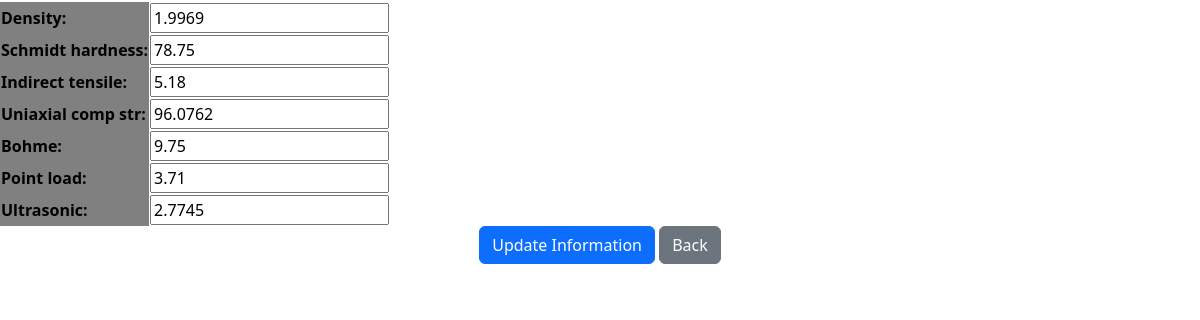
The app's page /stones/update-mechanical/3/ with its own data.
### atik/models.py (models this page shows, shortened)
class MechanicalProperties(models.Model):
    stone = models.OneToOneField(NaturalStones, on_delete=models.CASCADE)
    density = models.FloatField(blank=True, null=True)
    schmidt_hardness = models.FloatField(blank=True, null=True)
    indirect_tensile = models.FloatField(blank=True, null=True)
    uniaxial_comp_str = models.FloatField(blank=True, null=True)
    bohme = models.FloatField(blank=True, null=True)
    point_load = models.FloatField(blank=True, null=True)
    ultrasonic = models.FloatField(blank=True, null=True)

### atik/views.py (the view, shortened to what this page needs)
class UpdateMechanicalProperties(UpdateView):
    model = MechanicalProperties
    template_name = "atik/update-stone.html"
    fields = [
        "density",
        "schmidt_hardness",
        "indirect_tensile",
        "uniaxial_comp_str",
        "bohme",
        "point_load",
        "ultrasonic",
    ]
    def get_object(self, queryset=None):
        stone_id = self.kwargs["stone_id"]
        return self.model.objects.get(stone_id=stone_id)

### templates/atik/update-stone.html (shortened to what this page needs)
{% extends 'base.html' %}
{% load i18n %}
{% block content %}
<form action="" method="post">
    <table>
        <td>
            {{ form.as_table }}
        </td>
    </table>
    <div class="text-center">
        <button type="submit"
        class="btn btn-primary">
        {% trans 'Update Information' %}
        </button>
        <a type="button" class="btn btn-secondary"
        href="{% url 'atik:detail-stone' object.id %}">
            {% trans 'Back' %}
        </a>
    </div>
</form>
{% endblock %}

### templates/base.html (style rules this page uses)
th { background-color: gray; color: rgb(0, 0, 0); cursor: pointer; }

### records on screen
MechanicalProperties: density "1.9969", schmidt_hardness "78.75", indirect_tensile "5.18", uniaxial_comp_str "96.0762", bohme "9.75", point_load "3.71", ultrasonic "2.7745"
